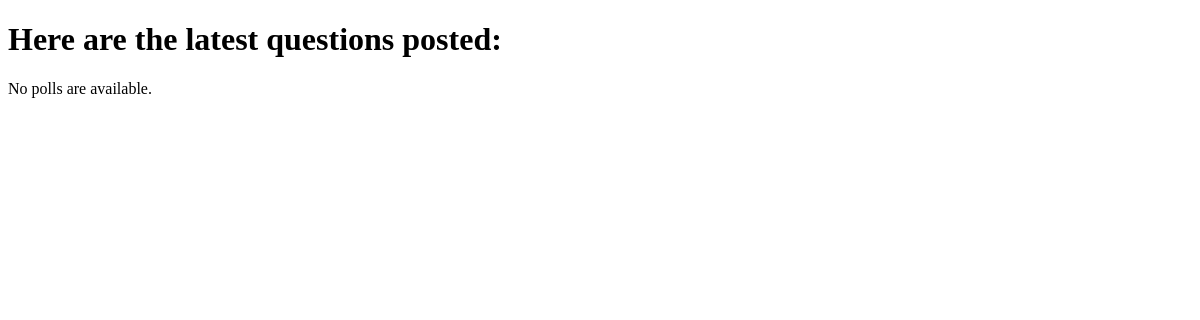
/polls/, run on an earlier commit of the app's database.
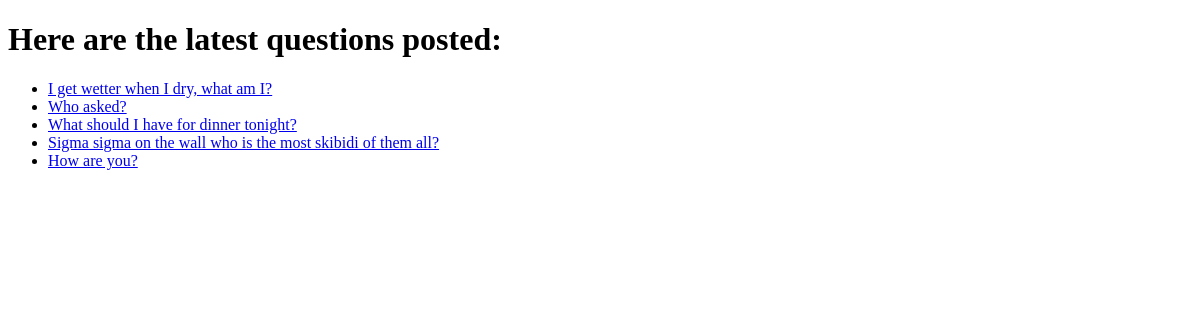
And on a later commit of the database.
### polls/models.py (models this page shows, shortened)
class Question(models.Model):
    question_text = models.CharField( max_length=250)
    pub_date = models.DateTimeField("date published")

### polls/views.py (the view)
# urls.py: path("", views.index, name="index"),
def index(request):
    latest_question_list = Question.objects.order_by("-pub_date")[:5]
    context = {"latest_question_list": latest_question_list}
    return render(request, "polls/index.html", context)

### polls/templates/polls/index.html (shortened to what this page needs)
<!DOCTYPE html>
<html lang="en">
<head>
</head>
<body>
    <h1>Here are the latest questions posted:</h1>
    {% if latest_question_list %}
        <ul>
        {% for question in latest_question_list %}
            <li><a href="{% url 'polls:detail' question.id %}">{{ question.question_text }}</a></li>
        {% endfor %}
        </ul>
    {% else %}
        <p>No polls are available.</p>
    {% endif %}
</body>
</html>

What changed in the data, as far as the page shows it:
added Question: question_text "I get wetter when I dry, what am I?"
added Question: question_text "Who asked?"
added Question: question_text "What should I have for dinner tonight?"
added Question: question_text "Sigma sigma on the wall who is the most skibidi of them all?"
added Question: question_text "How are you?"
Also different on the page:
text no longer shown: "No polls are available."
